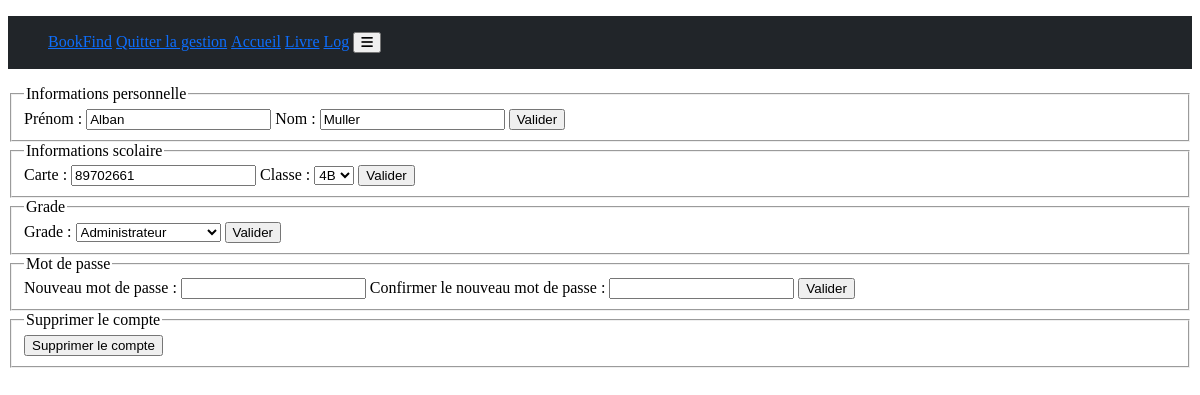
Page /gestion/update-user.php?id=1 (signed in) on the committed database.
### tables this page shows
CREATE TABLE `users` (
  `id` int(255) NOT NULL,
  `carte` int(8) NOT NULL,
  `classe` varchar(2) NOT NULL,
  `nom` varchar(50) NOT NULL,
  `prenom` varchar(25) NOT NULL,
  `mdp` text NOT NULL,
  `grade` int(1) NOT NULL DEFAULT 0,
  `date_j_lettre` varchar(255) NOT NULL,
  `date_j` varchar(2) NOT NULL,
  `date_m` varchar(2) NOT NULL,
  `date_a` varchar(4) NOT NULL,
  `heure_h` varchar(2) NOT NULL,
  `heure_m` varchar(2) NOT NULL,
  `heure_s` varchar(2) NOT NULL,
  `regles` int(1) NOT NULL,
  `pdc` int(1) NOT NULL,
  `nb_emprunt_max` int(255) NOT NULL DEFAULT 5,
  `nb_emprunt` int(255) NOT NULL DEFAULT 0,
  `theme` int(2) NOT NULL DEFAULT 0
);

### actions/users/showOneUsersProfilAction.php (called while the page is built)
<?php $id = $_GET['id'];
      $selectInfosFromUsers= $bdd->prepare('SELECT * FROM users WHERE id = ?');
      $selectInfosFromUsers->execute(array($id));
      $usersInfos = $selectInfosFromUsers->fetch();

### gestion/update-user.php (the view, shortened to what this page needs)
<?php if(isset($_GET['id']) AND !empty($_GET['id'])){ ?>
<?php require '../actions/database.php';
      require '../actions/users/showOneUsersProfilAction.php';
      require '../actions/fonctions/selectionnerClasse.php';
      require '../actions/fonctions/selectionnerGrade.php';
      require 'actions/users/deleteAccountAction1.php';
      require 'actions/users/deleteAccountAction2.php'; ?>
<!DOCTYPE html>
<html lang="fr">
<head>
    <?php include '../includes/header.php' ?>
</head>
<body>
<?php include 'includes/navbar.php'?>
<?php if(($_SESSION['grade'] != '1' AND $usersInfos['grade'] == '1') OR ($_SESSION['grade'] != '1' AND $_SESSION['grade'] != '2' AND $usersInfos['grade'] == '2')){echo '<p>Vous n\'avez pas le droit de modifier cet utilisateur.</p>';}else{ ?>
<p>
<fieldset class="form-fieldset"><legend class="form-legend">Informations personnelle</legend>
<form method="POST" class="form">
    <label class="form-label">Prénom :</label> <input name="firstname" class="form-control" type="text" value="<?= $usersInfos['prenom'] ?>" />
    <label class="form-label">Nom :</label> <input name="name" type="text" class="form-control" value="<?= $usersInfos['nom'] ?>" />
    <input type="submit" class="form-btn-blue" value="Valider" name="validateInfoPerso" />
</form>
</fieldset>
<fieldset class="form-fieldset"><legend class="form-legend">Informations scolaire</legend>
<form method="post" class="form">
    <label class="form-label">Carte :</label> <input class="form-control" name="card" type="number" value="<?= $usersInfos['carte'] ?>" />
    <label class="form-label">Classe :</label> <select class="form-control" name="classe" ><option value="4B"  >4B</option></select>
    <input type="submit" class="form-btn-blue" name="validateInfoSco" value="Valider" />
</form>
</fieldset>
<?php if($_SESSION['grade'] == '1' OR $_SESSION['grade'] == '2'){?>
<fieldset class="form-fieldset"><legend class="form-legend">Grade</legend>
<form method="post" class="form">
    <label class="form-label">Grade :</label> <select class="form-control" name="grade" ><?php if($_SESSION['grade'] == '1'){ ?><option value="1"  >Administrateur</option><?php } ?></select>
    <input type="submit" class="form-btn-blue" name="validateGrade" value="Valider" />
</form>
</fieldset>
<?php } ?>
<?php if($_SESSION['grade'] == '1' OR $_SESSION['grade'] == '2'){ ?>
<fieldset class="form-fieldset"><legend class="form-legend">Mot de passe</legend>
<form method="post" class="form">
    <label class="form-label">Nouveau mot de passe :</label> <input type="password" name="new-password" class="form-control" />
    <label class="form-label">Confirmer le nouveau mot de passe :</label> <input type="password" name="confirm-new-password" class="form-control" />
    <input class="form-btn-blue" value="Valider" name="validateMdp" type="submit" />
</form>
</fieldset>
<fieldset><legend>Supprimer le compte</legend>
<?php if(!isset($deleteAccount)){ ?>
<form class="form" method="POST">
    <input type="submit" value="Supprimer le compte" name="validateDelete1" class="form-btn-orange" />
</form>
<?php }?>
</fieldset>
<?php } ?>
</p>
<?php } ?>
</body>
</html>
<?php } ?>

### rows in the picture
users: firstname "Alban", name "Muller", card "89702661", classe "4B", grade "Administrateur"
